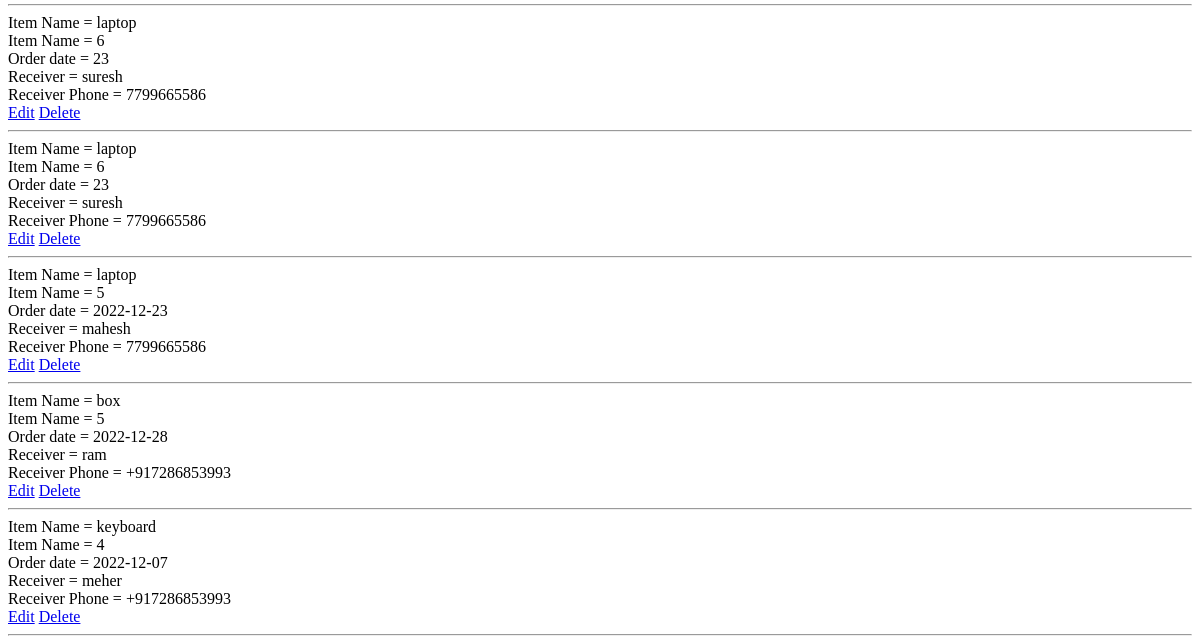
The page /list_items (lower part) on the database as committed earlier.
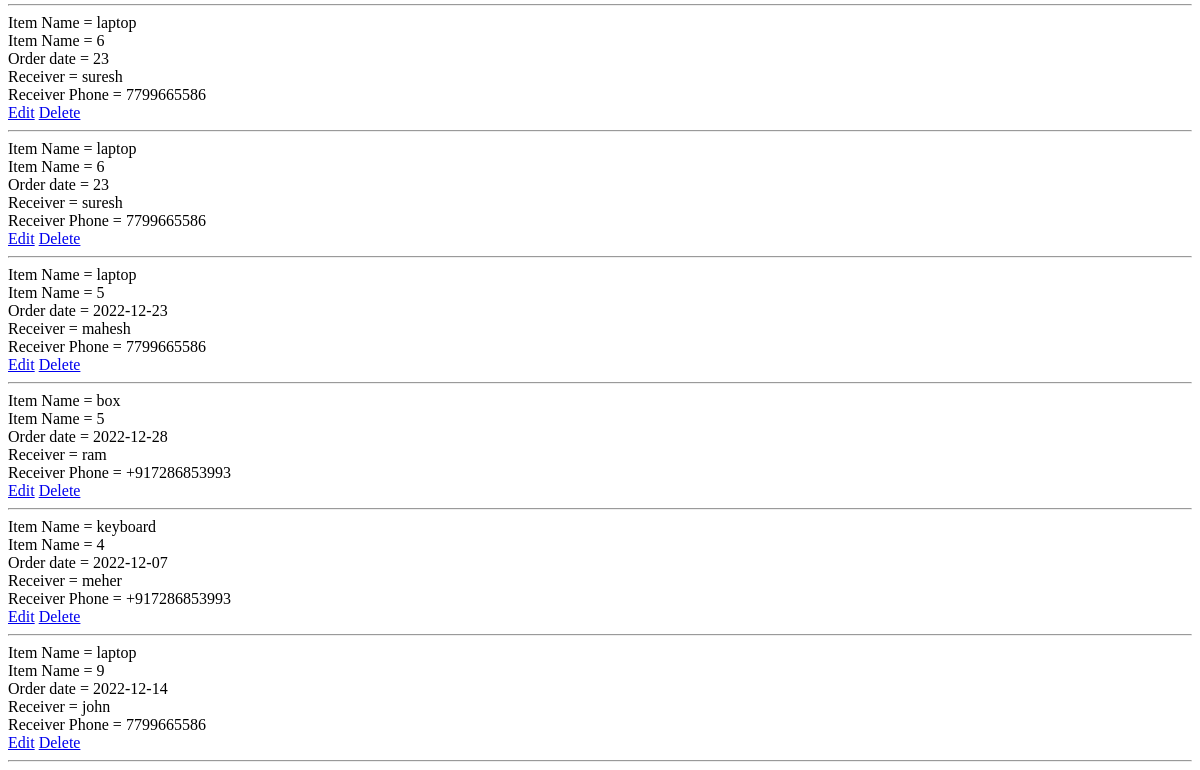
The same page on the database as committed later.
### tables this page shows
CREATE TABLE itemdetails ( id INTEGER PRIMARY KEY AUTOINCREMENT ,name text, weight text, date text, receiver text, receiver_phone text);

### app.py (the view)
@app.route('/list_items')
def list_items():
    with sqlite3.connect('database.db') as con:
        con.row_factory = sqlite3.Row
        cur = con.cursor()
        cur.execute('select * from itemdetails')
        row = cur.fetchall()
    print(row)
    return render_template('list_items.html', row=row)

### templates/list_items.html (shortened to what this page needs)
<!DOCTYPE html>
<html lang="en">
<head>
</head>
<body>
{% for i in row %}
Item Name = {{i.name}}<br>
Item Name = {{i.weight}}<br>
Order date = {{i.date}}<br>
Receiver = {{i.receiver}}<br>
Receiver Phone = {{i.receiver_phone}}<br>
<a href="/edit_item/{{i.id}}">Edit</a>
<a href="/delete_item/{{i.id}}">Delete</a><hr>
{% endfor %}
</body>
</html>

Rows that differ between the two databases and show on the page:
added itemdetails: name "laptop", weight "9", date "2022-12-14", receiver "john", receiver_phone "7799665586"
